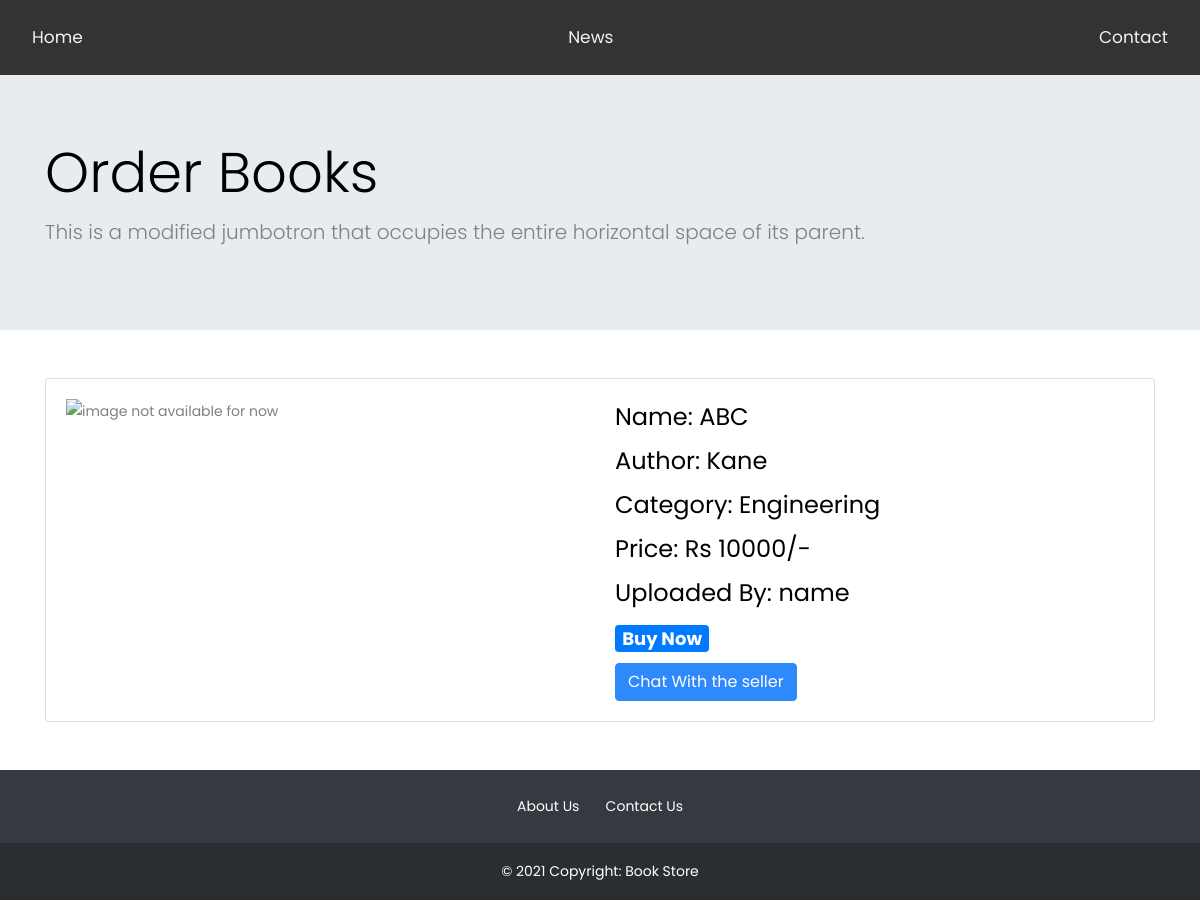
The app's page /orderbook.php?bid=1527355982 (signed in) with its own data.
### tables this page shows
CREATE TABLE IF NOT EXISTS `entrybook` (
  `uploaded_by` varchar(50) NOT NULL,
  `bookid` int NOT NULL,
  `book_name` varchar(200) NOT NULL,
  `book_image` varchar(250) NOT NULL,
  `author` varchar(100) NOT NULL,
  `rent` tinyint NOT NULL,
  `category` varchar(50) NOT NULL,
  `price` int NOT NULL
);

CREATE TABLE IF NOT EXISTS `register` (
  `name` varchar(50) NOT NULL,
  `email` varchar(50) NOT NULL,
  `phone` int NOT NULL,
  `password` varchar(255) NOT NULL,
  PRIMARY KEY (`email`)
);

### orderbook.php (the view, shortened to what this page needs)
<!doctype html>
<?php
$conn = mysqli_connect("localhost","root","","bookstore");
$bid = $_GET['bid'];
$uploaded_by = "";
$name = "";
$sql1 = "select uploaded_by from entrybook where bookid = '$bid'";
$res1 = mysqli_query($conn,$sql1);
while($y = mysqli_fetch_assoc($res1))
{
  $uploaded_by = $y['uploaded_by'];
}
$sql2 = "select name from register where email = '$uploaded_by'";
$res2 = mysqli_query($conn,$sql2);
while($z = mysqli_fetch_assoc($res2))
{
  $name = $z['name'];
}
$sql = "select * from entrybook where bookid='$bid'";
$res = mysqli_query($conn,$sql);
$bookname = "";
$author = "";
$price = "";
$category = "";
while ($row = mysqli_fetch_assoc($res))
{
    $bookname = $row['book_name'];
    $author = $row['author'];
    $price = $row['price'];
    $category = $row['category'];
  if ($category == 1){
    $category = "Fictional";
  }
  elseif ($category == 2)
  {
    $category = "Engineering";
  }
}
?>
<html lang="en">
  <head>
    <link href="https://cdn.jsdelivr.net/npm/bootstrap@5.1.1/dist/css/bootstrap.min.css" rel="stylesheet">
		<link rel="stylesheet" href="https://stackpath.bootstrapcdn.com/font-awesome/4.7.0/css/font-awesome.min.css">
		<link rel="stylesheet" href="css/style.css">
  </head>
  <body>
  <div class="navbar">
  <a href="index.php">Home</a>
  <a href="#news">News</a>
  <a href="#contact">Contact</a>
</div>
    <section>
      <div class="jumbotron jumbotron-fluid">
        <div class="container" id="jumbo">
          <h1 class="display-4">Order Books</h1>
          <p class="lead">This is a modified jumbotron that occupies the entire horizontal space of its parent.</p>
        </div>
      </div>
    </section>
    <section class = "container mt-5 mb-5">
        <div class = "card card-body">
        <div class = "row">
        <div class = "col-sm-6">
            <img src = "" alt = "image not available for now">
    </div>
    <div class = "col-sm-6">
    <h4>Name: <?php echo $bookname; ?> </h4>
    <h4>Author: <?php echo $author; ?></h4>
    <h4>Category: <?php echo $category; ?></h4>
    <h4>Price: Rs <?php echo $price ;?>/-</h4>
    <h4>Uploaded By: <?php echo $name; ?></h4>
 <h4><span class='badge bg-primary'><a href='checkout.php?bid=<?php echo $bid ?>' >Buy Now</a></span>&nbsp</h4>
    <button class = "btn btn-primary" onclick="chatSeller()">Chat With the seller</button>
    </div>
</div>
</div>
</section>
    <footer class="bg-dark text-center text-white">
      <div class="container p-4 pb-0">
        <a href="">About Us</a>
        <a href="">Contact Us</a>
      </div>
      <div class="text-center p-3" style="background-color: rgba(0, 0, 0, 0.2);">
        © <script>document.write(new Date().getFullYear())</script> Copyright: Book Store
      </div>
    </footer>
  </body>
</html>

### orderbook.php (style rules this page uses)
a { text-decoration: none; color:#fff; }
a:link { color: #fff; }
body { margin:150; }
.navbar { overflow: hidden; background-color: #333; position: sticky; z-index: 10; top: 0; width: 100%; }
.navbar a { float: left; display: block; color: #f2f2f2; text-align: center; padding: 14px 16px; text-decoration: none; font-size: 17px; }

### records on screen
entrybook: book_name "ABC", author "Kane", category "Engineering", price "10000"
register: name "name"
